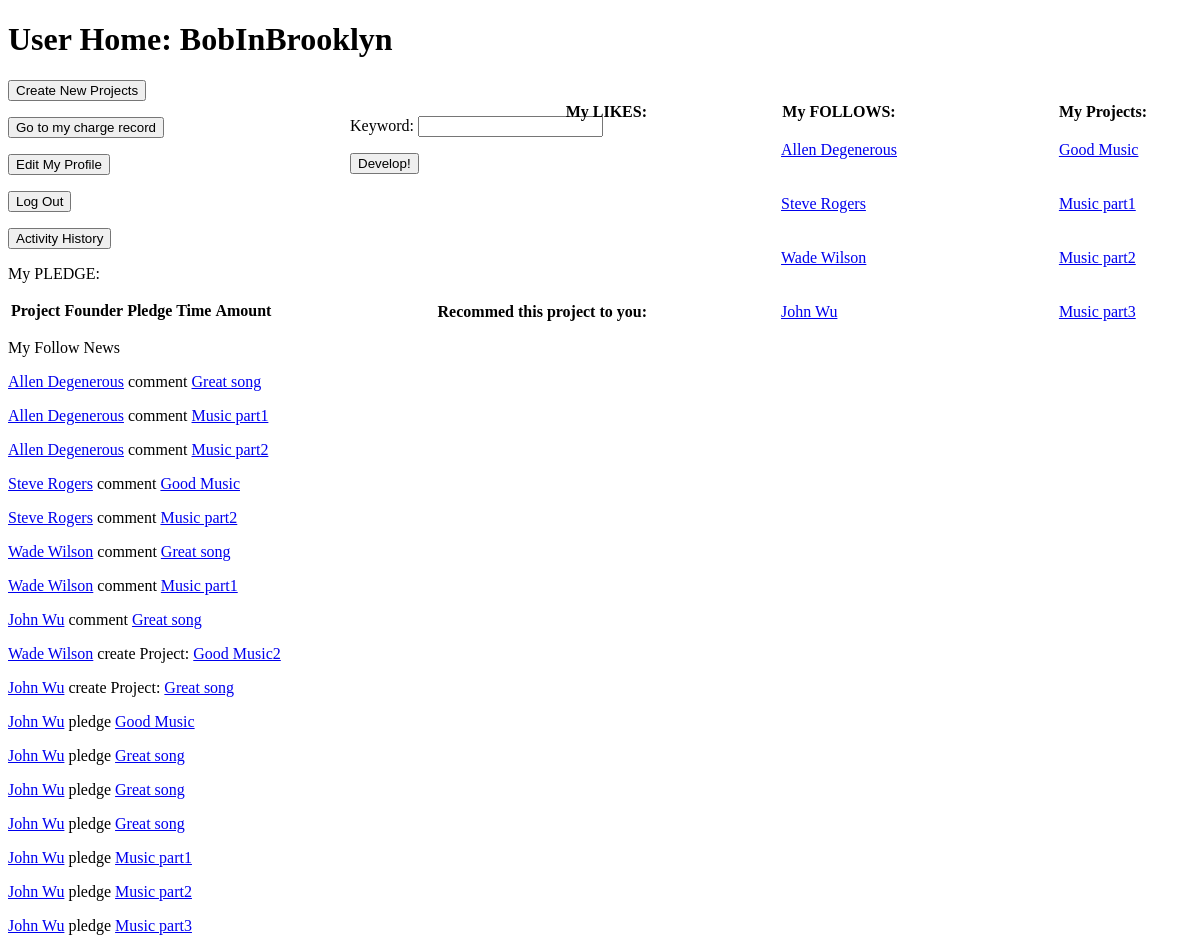
Page /php/home.php (signed in) on the committed database.
### tables this page shows
CREATE TABLE `PROJECT` (
  `projectname` varchar(100) NOT NULL,
  `loginname` varchar(40) NOT NULL,
  `description` varchar(4096) NOT NULL,
  `projectstatus` varchar(20) NOT NULL,	 
  `minfund` decimal(10,2) DEFAULT NULL,
  `maxfund` decimal(10,2) DEFAULT NULL,
  `posttime` DATETIME DEFAULT NULL,
  `endtime` DATETIME DEFAULT NULL,
  `plantime` DATETIME DEFAULT NULL,
  PRIMARY KEY (`projectname`),
  FOREIGN KEY (`loginname`) REFERENCES `USER` (`loginname`)
);

CREATE TABLE `FOLLOW` (
  `fname` varchar(40) NOT NULL,
  `bfname` varchar(40) NOT NULL,
  PRIMARY KEY (`fname`, `bfname`),
  FOREIGN KEY (`fname`) REFERENCES `USER` (`loginname`),
  FOREIGN KEY (`bfname`) REFERENCES `USER` (`loginname`)
);

CREATE TABLE `USER` (
  `loginname` varchar(40) NOT NULL,
  `username` varchar(40) NOT NULL,
  `password` varchar(40) NOT NULL,
  `say` varchar(255) DEFAULT NULL,
  `hometown` varchar(40) DEFAULT NULL,
  `interests` varchar(40) DEFAULT NULL,
  `creditcard` varchar(40) DEFAULT NULL,
  PRIMARY KEY (`loginname`)
);

CREATE TABLE `DISCUSS` (
  `projectname` varchar(100) NOT NULL,
  `loginname` varchar(40) NOT NULL,
  `commenttime` DATETIME NOT NULL,
  `content` varchar(4096) DEFAULT NULL,
  PRIMARY KEY (`projectname`, `loginname`, `commenttime`),
  FOREIGN KEY (`projectname`) REFERENCES `PROJECT` (`projectname`),
  FOREIGN KEY (`loginname`) REFERENCES `USER` (`loginname`)
);

CREATE TABLE `PLEDGE` (
  `loginname` varchar(40) NOT NULL,
  `projectname` varchar(100) NOT NULL,
  `pledgetime` DATETIME NOT NULL,
  `amount` decimal(10,2) DEFAULT NULL,
   
  PRIMARY KEY (`projectname`, `loginname`,`pledgetime`),
  FOREIGN KEY (`projectname`) REFERENCES `PROJECT` (`projectname`),
  FOREIGN KEY (`loginname`) REFERENCES `USER` (`loginname`)
);

### php/home.php (the view, shortened to what this page needs)
<!DOCTYPE html>
<html>
	<body>
	<?php
		echo "<h1>User Home: ".$_SESSION['loginname']."</h1>";
		$mysql_server_name="127.0.0.1:3306";
		$mysql_username="root";
		$mysql_password="root";
		$mysql_database="kickfounder";
		$con = new mysqli($mysql_server_name, $mysql_username, $mysql_password, $mysql_database);
		echo "<p><a href=\"./newproject.php\"><input type=\"button\" value=\"Create New Projects\"></input></a></p>";
		echo "<p><a href=\"./charge.php\"><input type=\"button\" value=\"Go to my charge record\"></input></a></p>";
		echo "<p><a href=\"./useredit.php\"><input type=\"button\" value=\"Edit My Profile\"></input></a></p>";
		echo "<p><a href=\"./logout.php\"><input type=\"button\" value=\"Log Out\"></input></a></p>";
		echo "<p><a href=\"./acthistory.php\"><input type=\"button\" value=\"Activity History\"></input></a></p>";
		echo "<form action='browse.php' method='post' id='sertable'>";
		echo "<p>Keyword: <input type='text' name='keyword'></p>";
		echo "<p><input type='submit' value='Develop!',name='find'></p>";
		echo "</form>";
		$project_sql = "SELECT projectname FROM PROJECT WHERE loginname=\"".$_SESSION['loginname']."\"";
		$project_result = $con->query($project_sql);
		echo "<table id='mypro'><tr> <th>My Projects:</th></tr>";
		if ($project_result->num_rows > 0) {
			while($row = $project_result->fetch_assoc()) {
				echo "<tr><td><p><a href='displayproject.php?projectname=".$row["projectname"]."'>".$row["projectname"]."</a></p></td></tr>";
			}
		}
		echo "</table>";
		echo "<table id='mylike'><tr> <th>My LIKES:</th></tr>";
		echo "</table>";
		echo "<p>My PLEDGE:</p>";
		echo "<table id='myple'><tr> <th>Project</th> <th>Founder</th> <th>Pledge Time</th><th>Amount</th></tr>";
		echo "</table>";
		$follow_sql = "SELECT * FROM FOLLOW, USER WHERE USER.loginname=FOLLOW.bfname AND fname=\"".$_SESSION['loginname']."\"";
		$follow_result = $con->query($follow_sql);
		echo "<table id='myfoll'><tr><th>My FOLLOWS:</th></tr>";
		if ($follow_result->num_rows > 0) {
			while($row = $follow_result->fetch_assoc()) {
				echo "<tr><td><p><a href='userpage.php?uloginname=".$row["bfname"]."'>".$row["username"]."</a></p></td></tr>";
			}
		}
		echo "</table>";
		$act_sql1 = "SELECT *
    FROM DISCUSS, `USER` WHERE USER.loginname=DISCUSS.loginname AND USER.loginname IN (
        SELECT bfname FROM FOLLOW WHERE fname=\"".$_SESSION['loginname']."\")";
		$act_sql2 = "SELECT *
    FROM PROJECT, `USER` WHERE USER.loginname=PROJECT.loginname AND USER.loginname IN (
        SELECT bfname FROM FOLLOW WHERE fname=\"".$_SESSION['loginname']."\")";
		$act_sql3 = "SELECT *
	FROM PLEDGE, `USER` WHERE USER.loginname=PLEDGE.loginname AND USER.loginname IN (
        SELECT bfname FROM FOLLOW WHERE fname=\"".$_SESSION['loginname']."\")";
		$act_result1 = $con->query($act_sql1);
		$act_result2 = $con->query($act_sql2);
		$act_result3 = $con->query($act_sql3);
		echo "<p>My Follow News</p>";
		if ($act_result1->num_rows > 0) {
			while($row = $act_result1->fetch_assoc()) {
				echo "<p><a href='userpage.php?uloginname=".$row["loginname"]."'>".$row["username"]."</a> comment <a href='displayproject.php?projectname=".$row["projectname"]."'>".$row["projectname"]."</a></p>";
			}
		}
		if ($act_result2->num_rows > 0) {
			while($row = $act_result2->fetch_assoc()) {
				echo "<p><a href='userpage.php?uloginname=".$row["loginname"]."'>".$row["username"]."</a> create Project: <a href='displayproject.php?projectname=".$row["projectname"]."'>".$row["projectname"]."</a></p>";
			}
		}
		if ($act_result3->num_rows > 0) {
			while($row = $act_result3->fetch_assoc()) {
				echo "<p><a href='userpage.php?uloginname=".$row["loginname"]."'>".$row["username"]."</a> pledge <a href='displayproject.php?projectname=".$row["projectname"]."'>".$row["projectname"]."</a></p>";
			}
		}
		echo "<table id='myrecom'><tr> <th>Recommed this project to you:</th></tr>";
		echo "</table>";
	?>
	</body>
</html>

### php/home.php (style rules this page uses)
#mypro { position:absolute; top: 100px; right: 50px; }
#myfoll { position:absolute; top: 100px; right: 300px; }
#mylike { position:absolute; top: 100px; right: 550px; }
#sertable { position:absolute; top: 100px; left: 350px; }
#myrecom { position:absolute; top: 300px; right: 550px; }

### rows in the picture
project: projectname "Good Music"
project: projectname "Music part1"
project: projectname "Music part2"
project: projectname "Music part3"
follow: bfname.username "Allen Degenerous"
follow: bfname.username "Steve Rogers"
follow: bfname.username "Wade Wilson"
follow: bfname.username "John Wu"
discuss: loginname.username "Allen Degenerous", projectname "Great song"
discuss: loginname.username "Allen Degenerous", projectname "Music part1"
discuss: loginname.username "Allen Degenerous", projectname "Music part2"
discuss: loginname.username "Steve Rogers", projectname "Good Music"
discuss: loginname.username "Steve Rogers", projectname "Music part2"
discuss: loginname.username "Wade Wilson", projectname "Great song"
discuss: loginname.username "Wade Wilson", projectname "Music part1"
discuss: loginname.username "John Wu", projectname "Great song"
project: loginname.username "Wade Wilson", projectname "Good Music2"
project: loginname.username "John Wu", projectname "Great song"
pledge: loginname.username "John Wu", projectname "Good Music"
pledge: loginname.username "John Wu", projectname "Great song"
pledge: loginname.username "John Wu", projectname "Great song"
pledge: loginname.username "John Wu", projectname "Great song"
pledge: loginname.username "John Wu", projectname "Music part1"
pledge: loginname.username "John Wu", projectname "Music part2"
pledge: loginname.username "John Wu", projectname "Music part3"

### other values in the picture
$_SESSION['loginname'] "BobInBrooklyn"
